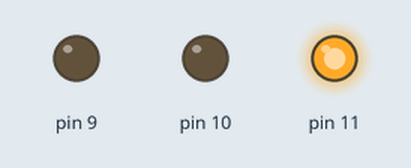
Simulated run of this sketch. Board: Arduino Uno, built with avr-gcc and run on an emulated ATmega328P. On the bench: output pins drawn as LEDs (lit = HIGH).

Above: at 2.5 s.
At 5.2 s:
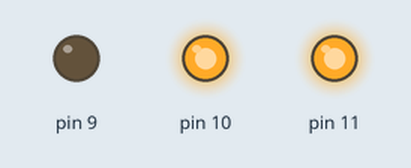
At 8.0 s:
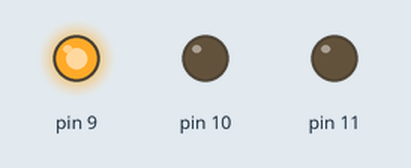
At 10.7 s:
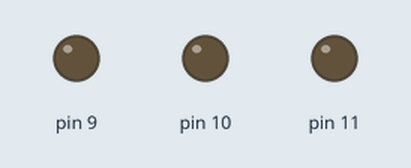
Timing chart, 0 to 15.6 s (numbered marks = the images above):
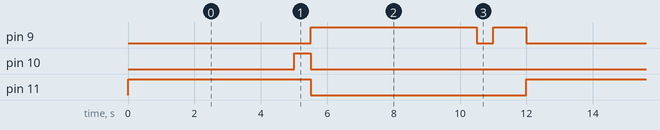

The sketch:

svetofor.ino
```cpp
void setup()
{
   pinMode(9, OUTPUT);
   pinMode(10, OUTPUT);
   pinMode(11, OUTPUT);
  // put your setup code here, to run once:

}

void loop()
{
  digitalWrite(11, HIGH);
   delay(5000);
   digitalWrite(10, HIGH);
   delay(500);
   digitalWrite(11, LOW);
   digitalWrite(10, LOW);
   digitalWrite(9, HIGH);
   delay(5000);
   digitalWrite(9, LOW);
   delay(500);
   digitalWrite(9, HIGH);
   delay(500);
   digitalWrite(9, LOW);
   digitalWrite(9, HIGH);
   delay(500);
   digitalWrite(9, LOW);
   // put your main code here, to run repeatedly:

}
```

Measured:
- by itself, pin 9: repeats every 12.0 s: LOW 0.50 s, HIGH 1.0 s, LOW 5.5 s, HIGH 5.0 s
- by itself, pin 10: alternates HIGH for 0.50 s and LOW for 11.5 s
- by itself, pin 11: alternates HIGH for 5.5 s and LOW for 6.5 s
